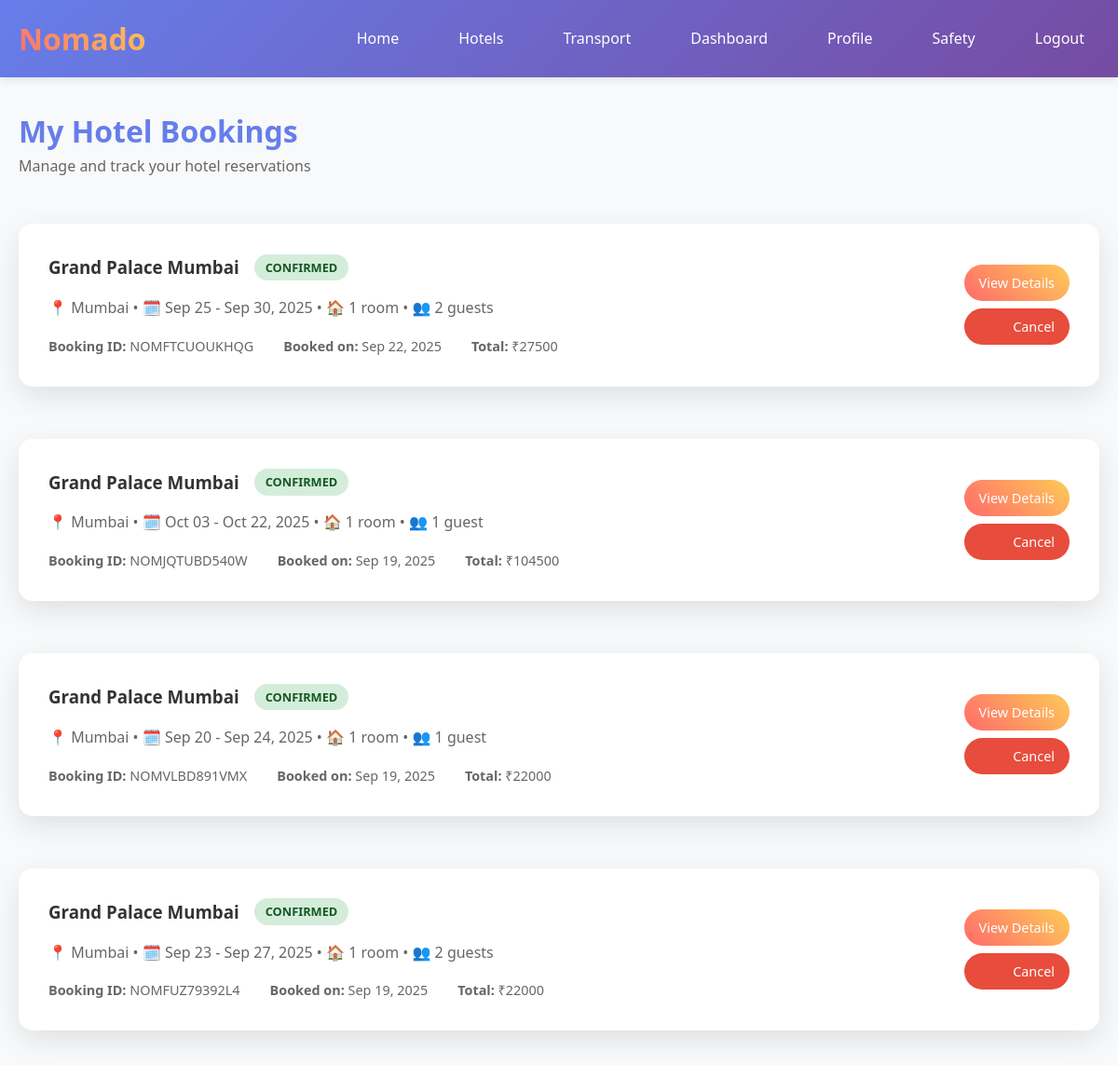
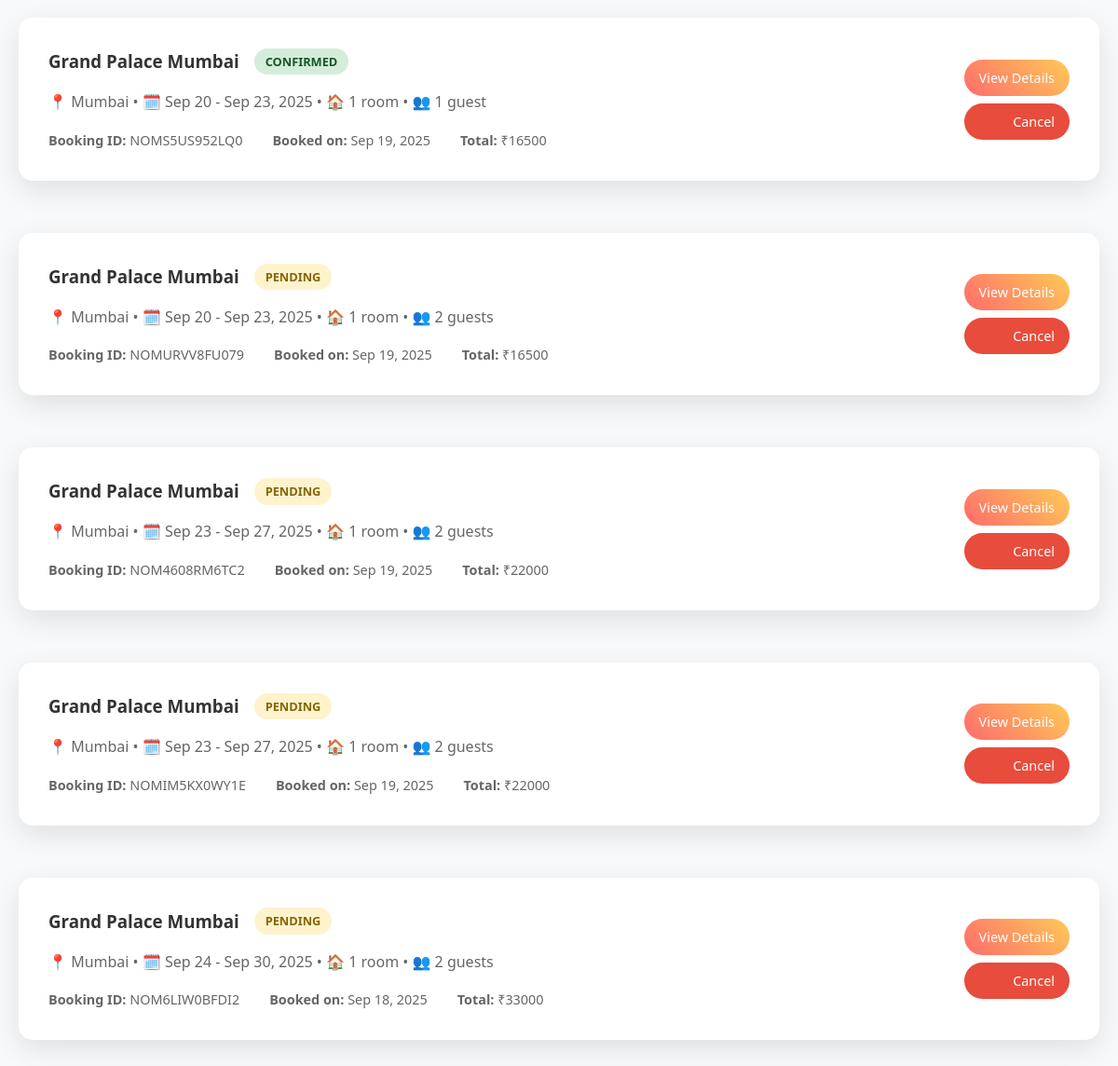
/hotels/my-bookings/ (signed in), run on the app's committed database (2 pictures, top to bottom).
### hotel_booking/models.py (models this page shows, shortened)
class HotelBooking(models.Model):
    BOOKING_STATUS = [
        ('PENDING', 'Pending'),
        ('CONFIRMED', 'Confirmed'),
        ('CANCELLED', 'Cancelled'),
        ('COMPLETED', 'Completed'),
        ('NO_SHOW', 'No Show')
    ]
    user = models.ForeignKey(User, on_delete=models.CASCADE)
    hotel = models.ForeignKey(Hotel, on_delete=models.CASCADE)
    check_in_date = models.DateField()
    check_out_date = models.DateField()
    nights = models.IntegerField(editable=False)
    guests = models.IntegerField(default=1, validators=[MinValueValidator(1)])
    rooms = models.IntegerField(default=1, validators=[MinValueValidator(1)])
    price_per_night = models.DecimalField(max_digits=8, decimal_places=2)
    total_amount = models.DecimalField(max_digits=10, decimal_places=2, editable=False)
    booking_status = models.CharField(max_length=20, choices=BOOKING_STATUS, default='PENDING')
    special_requests = models.TextField(blank=True)
    contact_name = models.CharField(max_length=200)
    contact_phone = models.CharField(max_length=17)
    contact_email = models.EmailField()
    booking_id = models.CharField(max_length=20, unique=True, editable=False)
    created_at = models.DateTimeField(auto_now_add=True)
    updated_at = models.DateTimeField(auto_now=True)
    class Meta:
        ordering = ['-created_at']

class Hotel(models.Model):
    name = models.CharField(max_length=200)
    description = models.TextField()
    address = models.TextField()
    city = models.CharField(max_length=100)
    state = models.CharField(max_length=100)
    country = models.CharField(max_length=100, default='India')
    pincode = models.CharField(max_length=10)
    phone = models.CharField(max_length=17)
    email = models.EmailField()
    website = models.URLField(blank=True)
    price_per_night = models.DecimalField(max_digits=8, decimal_places=2)
    cleanliness_rating = models.FloatField(
        default=0,
        validators=[MinValueValidator(0), MaxValueValidator(5)]
    )
    comfort_rating = models.FloatField(
        default=0,
        validators=[MinValueValidator(0), MaxValueValidator(5)]
    )
    safety_rating = models.FloatField(
        default=0,
        validators=[MinValueValidator(0), MaxValueValidator(5)]
    )
    overall_rating = models.FloatField(default=0, editable=False)
    wifi = models.BooleanField(default=False)
    parking = models.BooleanField(default=False)
    restaurant = models.BooleanField(default=False)
    pool = models.BooleanField(default=False)
    gym = models.BooleanField(default=False)
    spa = models.BooleanField(default=False)
    room_service = models.BooleanField(default=False)
    air_conditioning = models.BooleanField(default=False)
    is_active = models.BooleanField(default=True)
    featured = models.BooleanField(default=False)
    created_at = models.DateTimeField(auto_now_add=True)
    updated_at = models.DateTimeField(auto_now=True)
    class Meta:
        ordering = ['-overall_rating', '-featured', 'name']

### hotel_booking/views.py (the view)
# urls.py: path('my-bookings/', views.my_hotel_bookings_view, name='my_hotel_bookings'),
@login_required
def my_hotel_bookings_view(request):
    bookings = HotelBooking.objects.filter(user=request.user).order_by('-created_at')
    return render(request, 'hotel_booking/my_bookings.html', {'bookings': bookings})

### templates/hotel_booking/my_bookings.html (shortened to what this page needs)
{% extends 'base.html' %}
{% block content %}
<div style="margin-bottom: 2rem;">
    <h1 style="color: #667eea;">My Hotel Bookings</h1>
    <p style="color: #666;">Manage and track your hotel reservations</p>
</div>
{% if bookings %}
    <div style="display: grid; gap: 1.5rem;">
        {% for booking in bookings %}
            <div class="card" style="display: grid; grid-template-columns: 1fr auto; gap: 2rem; align-items: center;">
                <div>
                    <div style="display: flex; align-items: center; gap: 1rem; margin-bottom: 1rem;">
                        <h3 style="color: #333; margin: 0;">{{ booking.hotel.name }}</h3>
                        <span class="status-badge status-{{ booking.booking_status|lower }}">{{ booking.get_booking_status_display }}</span>
                    </div>
                    <div style="color: #666; margin-bottom: 1rem;">
                        📍 {{ booking.hotel.city }} •
                        🗓️ {{ booking.check_in_date|date:"M d" }} - {{ booking.check_out_date|date:"M d, Y" }} •
                        🏠 {{ booking.rooms }} room{{ booking.rooms|pluralize }} •
                        👥 {{ booking.guests }} guest{{ booking.guests|pluralize }}
                    </div>
                    <div style="display: flex; gap: 2rem; font-size: 0.9rem; color: #666;">
                        <div><strong>Booking ID:</strong> {{ booking.booking_id }}</div>
                        <div><strong>Booked on:</strong> {{ booking.created_at|date:"M d, Y" }}</div>
                        <div><strong>Total:</strong> ₹{{ booking.total_amount|floatformat:0 }}</div>
                    </div>
                </div>
                <div style="text-align: right;">
                    <div style="display: flex; flex-direction: column; gap: 0.5rem;">
                        <a href="{% url 'booking_confirmation' booking.booking_id %}" class="btn btn-secondary" style="padding: 8px 16px; font-size: 0.9rem;">View Details</a>
                        {% if booking.booking_status in 'PENDING,CONFIRMED' %}
                            <a href="{% url 'cancel_hotel_booking' booking.booking_id %}" class="btn" style="background: #e74c3c; padding: 8px 16px; font-size: 0.9rem;">Cancel</a>
                        {% endif %}
                    </div>
                </div>
            </div>
        {% endfor %}
    </div>
{% endif %}
{% endblock %}

### templates/base.html (shortened to what this page needs)
<!DOCTYPE html>
<html lang="en">
<head>
</head>
<body>
    <nav class="navbar">
        <div class="nav-container">
            <div class="logo">Nomado</div>
            <ul class="nav-links">
                <li><a href="{% url 'home' %}">Home</a></li>
                <li><a href="{% url 'hotel_search' %}">Hotels</a></li>
                <li><a href="{% url 'transport_search' %}">Transport</a></li>
                {% if user.is_authenticated %}
                    <li><a href="{% url 'dashboard' %}">Dashboard</a></li>
                    <li><a href="{% url 'profile' %}">Profile</a></li>
                    <li><a href="{% url 'location_share' %}">Safety</a></li>
                    <li><a href="{% url 'logout' %}">Logout</a></li>
                {% else %}
                    <li><a href="{% url 'login' %}">Login</a></li>
                    <li><a href="{% url 'register' %}">Register</a></li>
                {% endif %}
            </ul>
        </div>
    </nav>
    <div class="container">
        {% block content %}
        {% endblock %}
    </div>
</body>
</html>

### templates/base.html (style rules this page uses)
* { margin: 0; padding: 0; box-sizing: border-box; }
body { font-family: 'Segoe UI', Tahoma, Geneva, Verdana, sans-serif; line-height: 1.6; background-color: #f8f9fa; color: #333; }
.navbar { background: linear-gradient(135deg, #667eea 0%, #764ba2 100%); color: white; padding: 1rem 0; box-shadow: 0 2px 10px rgba(0,0,0,0.1); }
.nav-container { max-width: 1200px; margin: 0 auto; display: flex; justify-content: space-between; align-items: center; padding: 0 20px; }
.logo { font-size: 2rem; font-weight: bold; background: linear-gradient(45deg, #ff6b6b, #feca57); -webkit-background-clip: text; -webkit-text-fill-color: transparent; background-clip: text; }
.nav-links { display: flex; list-style: none; gap: 2rem; }
.nav-links a { color: white; text-decoration: none; padding: 0.5rem 1rem; border-radius: 25px; transition: all 0.3s ease; }
.container { max-width: 1200px; margin: 2rem auto; padding: 0 20px; }
.btn { padding: 12px 24px; background: linear-gradient(45deg, #667eea, #764ba2); color: white; border: none; border-radius: 25px; cursor: pointer; text-decoration: none; display: inline-block; transition: all 0.3s ease; font-weight: 500; }
.btn-secondary { background: linear-gradient(45deg, #ff6b6b, #feca57); }
.card { background: white; border-radius: 15px; padding: 2rem; margin: 1rem 0; box-shadow: 0 10px 30px rgba(0,0,0,0.1); transition: transform 0.3s ease; }

### templates/hotel_booking/my_bookings.html (style rules this page uses)
.status-badge { padding: 4px 12px; border-radius: 15px; font-size: 0.8rem; font-weight: 600; text-transform: uppercase; }
.status-pending { background: #fff3cd; color: #856404; }
.status-confirmed { background: #d4edda; color: #155724; }

### data on the page
HotelBooking: hotel.name "Grand Palace Mumbai", booking_status "CONFIRMED", hotel.city "Mumbai", check_in_date "Sep 25", check_out_date "Sep 30, 2025", rooms "1", guests "2", booking_id "NOMFTCUOUKHQG", created_at "Sep 22, 2025", total_amount "27500", shows "Cancel"
HotelBooking: hotel.name "Grand Palace Mumbai", booking_status "CONFIRMED", hotel.city "Mumbai", check_in_date "Oct 03", check_out_date "Oct 22, 2025", rooms "1", guests "1", booking_id "NOMJQTUBD540W", created_at "Sep 19, 2025", total_amount "104500", shows "Cancel"
HotelBooking: hotel.name "Grand Palace Mumbai", booking_status "CONFIRMED", hotel.city "Mumbai", check_in_date "Sep 20", check_out_date "Sep 24, 2025", rooms "1", guests "1", booking_id "NOMVLBD891VMX", created_at "Sep 19, 2025", total_amount "22000", shows "Cancel"
HotelBooking: hotel.name "Grand Palace Mumbai", booking_status "CONFIRMED", hotel.city "Mumbai", check_in_date "Sep 23", check_out_date "Sep 27, 2025", rooms "1", guests "2", booking_id "NOMFUZ79392L4", created_at "Sep 19, 2025", total_amount "22000", shows "Cancel"
HotelBooking: hotel.name "Grand Palace Mumbai", booking_status "CONFIRMED", hotel.city "Mumbai", check_in_date "Sep 20", check_out_date "Sep 23, 2025", rooms "1", guests "1", booking_id "NOMS5US952LQ0", created_at "Sep 19, 2025", total_amount "16500", shows "Cancel"
HotelBooking: hotel.name "Grand Palace Mumbai", booking_status "PENDING", hotel.city "Mumbai", check_in_date "Sep 20", check_out_date "Sep 23, 2025", rooms "1", guests "2", booking_id "NOMURVV8FU079", created_at "Sep 19, 2025", total_amount "16500", shows "Cancel"
HotelBooking: hotel.name "Grand Palace Mumbai", booking_status "PENDING", hotel.city "Mumbai", check_in_date "Sep 23", check_out_date "Sep 27, 2025", rooms "1", guests "2", booking_id "NOM4608RM6TC2", created_at "Sep 19, 2025", total_amount "22000", shows "Cancel"
HotelBooking: hotel.name "Grand Palace Mumbai", booking_status "PENDING", hotel.city "Mumbai", check_in_date "Sep 23", check_out_date "Sep 27, 2025", rooms "1", guests "2", booking_id "NOMIM5KX0WY1E", created_at "Sep 19, 2025", total_amount "22000", shows "Cancel"
HotelBooking: hotel.name "Grand Palace Mumbai", booking_status "PENDING", hotel.city "Mumbai", check_in_date "Sep 24", check_out_date "Sep 30, 2025", rooms "1", guests "2", booking_id "NOM6LIW0BFDI2", created_at "Sep 18, 2025", total_amount "33000", shows "Cancel"
